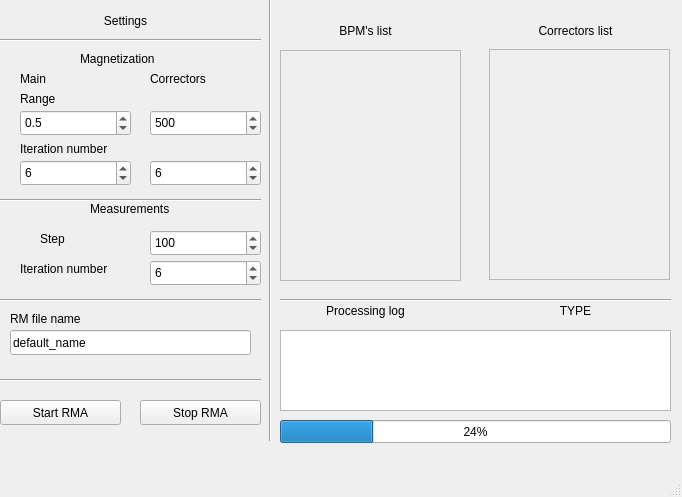
<?xml version="1.0" encoding="UTF-8"?>
<ui version="4.0">
 <class>MainWindow</class>
 <widget class="QMainWindow" name="MainWindow">
  <property name="geometry">
   <rect>
    <x>0</x>
    <y>0</y>
    <width>682</width>
    <height>497</height>
   </rect>
  </property>
  <property name="windowTitle">
   <string>MainWindow</string>
  </property>
  <widget class="QWidget" name="centralwidget">
   <widget class="QLabel" name="label">
    <property name="geometry">
     <rect>
      <x>10</x>
      <y>10</y>
      <width>231</width>
      <height>21</height>
     </rect>
    </property>
    <property name="text">
     <string>Settings</string>
    </property>
    <property name="alignment">
     <set>Qt::AlignCenter</set>
    </property>
   </widget>
   <widget class="QProgressBar" name="progress_bar">
    <property name="geometry">
     <rect>
      <x>280</x>
      <y>420</y>
      <width>391</width>
      <height>23</height>
     </rect>
    </property>
    <property name="value">
     <number>24</number>
    </property>
   </widget>
   <widget class="QLabel" name="label_2">
    <property name="geometry">
     <rect>
      <x>20</x>
      <y>90</y>
      <width>111</width>
      <height>17</height>
     </rect>
    </property>
    <property name="text">
     <string>Range</string>
    </property>
   </widget>
   <widget class="Line" name="line">
    <property name="geometry">
     <rect>
      <x>260</x>
      <y>-10</y>
      <width>20</width>
      <height>451</height>
     </rect>
    </property>
    <property name="orientation">
     <enum>Qt::Vertical</enum>
    </property>
   </widget>
   <widget class="QSpinBox" name="mag_range_cor">
    <property name="geometry">
     <rect>
      <x>150</x>
      <y>110</y>
      <width>111</width>
      <height>26</height>
     </rect>
    </property>
    <property name="maximum">
     <number>1000</number>
    </property>
    <property name="singleStep">
     <number>100</number>
    </property>
    <property name="value">
     <number>500</number>
    </property>
   </widget>
   <widget class="QLabel" name="label_3">
    <property name="geometry">
     <rect>
      <x>20</x>
      <y>140</y>
      <width>111</width>
      <height>17</height>
     </rect>
    </property>
    <property name="text">
     <string>Iteration number</string>
    </property>
   </widget>
   <widget class="QLabel" name="label_4">
    <property name="geometry">
     <rect>
      <x>20</x>
      <y>70</y>
      <width>111</width>
      <height>17</height>
     </rect>
    </property>
    <property name="text">
     <string>Main</string>
    </property>
   </widget>
   <widget class="QLabel" name="label_5">
    <property name="geometry">
     <rect>
      <x>150</x>
      <y>70</y>
      <width>111</width>
      <height>17</height>
     </rect>
    </property>
    <property name="text">
     <string>Correctors</string>
    </property>
   </widget>
   <widget class="QLabel" name="label_6">
    <property name="geometry">
     <rect>
      <x>80</x>
      <y>50</y>
      <width>111</width>
      <height>17</height>
     </rect>
    </property>
    <property name="text">
     <string>Magnetization</string>
    </property>
   </widget>
   <widget class="QSpinBox" name="mag_iter_main">
    <property name="geometry">
     <rect>
      <x>20</x>
      <y>160</y>
      <width>111</width>
      <height>26</height>
     </rect>
    </property>
    <property name="maximum">
     <number>10</number>
    </property>
    <property name="singleStep">
     <number>1</number>
    </property>
    <property name="value">
     <number>6</number>
    </property>
   </widget>
   <widget class="QSpinBox" name="mag_iter_cor">
    <property name="geometry">
     <rect>
      <x>150</x>
      <y>160</y>
      <width>111</width>
      <height>26</height>
     </rect>
    </property>
    <property name="maximum">
     <number>10</number>
    </property>
    <property name="singleStep">
     <number>1</number>
    </property>
    <property name="value">
     <number>6</number>
    </property>
   </widget>
   <widget class="QLabel" name="label_7">
    <property name="geometry">
     <rect>
      <x>90</x>
      <y>200</y>
      <width>111</width>
      <height>17</height>
     </rect>
    </property>
    <property name="text">
     <string>Measurements</string>
    </property>
   </widget>
   <widget class="QLabel" name="label_8">
    <property name="geometry">
     <rect>
      <x>40</x>
      <y>230</y>
      <width>41</width>
      <height>17</height>
     </rect>
    </property>
    <property name="text">
     <string>Step</string>
    </property>
   </widget>
   <widget class="QSpinBox" name="rma_step">
    <property name="geometry">
     <rect>
      <x>150</x>
      <y>230</y>
      <width>111</width>
      <height>26</height>
     </rect>
    </property>
    <property name="maximum">
     <number>1000</number>
    </property>
    <property name="singleStep">
     <number>100</number>
    </property>
    <property name="value">
     <number>100</number>
    </property>
   </widget>
   <widget class="QSpinBox" name="rma_iter">
    <property name="geometry">
     <rect>
      <x>150</x>
      <y>260</y>
      <width>111</width>
      <height>26</height>
     </rect>
    </property>
    <property name="maximum">
     <number>10</number>
    </property>
    <property name="singleStep">
     <number>1</number>
    </property>
    <property name="value">
     <number>6</number>
    </property>
   </widget>
   <widget class="QLabel" name="label_9">
    <property name="geometry">
     <rect>
      <x>20</x>
      <y>260</y>
      <width>111</width>
      <height>17</height>
     </rect>
    </property>
    <property name="text">
     <string>Iteration number</string>
    </property>
   </widget>
   <widget class="QFrame" name="frame">
    <property name="geometry">
     <rect>
      <x>280</x>
      <y>50</y>
      <width>181</width>
      <height>231</height>
     </rect>
    </property>
    <property name="frameShape">
     <enum>QFrame::StyledPanel</enum>
    </property>
    <property name="frameShadow">
     <enum>QFrame::Raised</enum>
    </property>
   </widget>
   <widget class="QFrame" name="frame_2">
    <property name="geometry">
     <rect>
      <x>489</x>
      <y>49</y>
      <width>181</width>
      <height>231</height>
     </rect>
    </property>
    <property name="frameShape">
     <enum>QFrame::StyledPanel</enum>
    </property>
    <property name="frameShadow">
     <enum>QFrame::Raised</enum>
    </property>
   </widget>
   <widget class="QLabel" name="label_10">
    <property name="geometry">
     <rect>
      <x>280</x>
      <y>20</y>
      <width>171</width>
      <height>21</height>
     </rect>
    </property>
    <property name="text">
     <string>BPM's list</string>
    </property>
    <property name="alignment">
     <set>Qt::AlignCenter</set>
    </property>
   </widget>
   <widget class="QLabel" name="label_11">
    <property name="geometry">
     <rect>
      <x>490</x>
      <y>20</y>
      <width>171</width>
      <height>21</height>
     </rect>
    </property>
    <property name="text">
     <string>Correctors list</string>
    </property>
    <property name="alignment">
     <set>Qt::AlignCenter</set>
    </property>
   </widget>
   <widget class="QPushButton" name="btn_start_rma">
    <property name="geometry">
     <rect>
      <x>0</x>
      <y>400</y>
      <width>121</width>
      <height>25</height>
     </rect>
    </property>
    <property name="text">
     <string>Start RMA</string>
    </property>
   </widget>
   <widget class="QPushButton" name="btn_stop_rma">
    <property name="geometry">
     <rect>
      <x>140</x>
      <y>400</y>
      <width>121</width>
      <height>25</height>
     </rect>
    </property>
    <property name="text">
     <string>Stop RMA</string>
    </property>
   </widget>
   <widget class="QTextEdit" name="textEdit">
    <property name="geometry">
     <rect>
      <x>280</x>
      <y>330</y>
      <width>391</width>
      <height>81</height>
     </rect>
    </property>
   </widget>
   <widget class="Line" name="line_2">
    <property name="geometry">
     <rect>
      <x>280</x>
      <y>290</y>
      <width>391</width>
      <height>20</height>
     </rect>
    </property>
    <property name="orientation">
     <enum>Qt::Horizontal</enum>
    </property>
   </widget>
   <widget class="QLabel" name="label_12">
    <property name="geometry">
     <rect>
      <x>280</x>
      <y>300</y>
      <width>171</width>
      <height>21</height>
     </rect>
    </property>
    <property name="text">
     <string>Processing log</string>
    </property>
    <property name="alignment">
     <set>Qt::AlignCenter</set>
    </property>
   </widget>
   <widget class="QLabel" name="label_13">
    <property name="geometry">
     <rect>
      <x>10</x>
      <y>310</y>
      <width>111</width>
      <height>17</height>
     </rect>
    </property>
    <property name="text">
     <string>RM file name</string>
    </property>
   </widget>
   <widget class="QLineEdit" name="rm_name">
    <property name="geometry">
     <rect>
      <x>10</x>
      <y>330</y>
      <width>241</width>
      <height>25</height>
     </rect>
    </property>
    <property name="text">
     <string>default_name</string>
    </property>
   </widget>
   <widget class="Line" name="line_3">
    <property name="geometry">
     <rect>
      <x>0</x>
      <y>190</y>
      <width>261</width>
      <height>20</height>
     </rect>
    </property>
    <property name="orientation">
     <enum>Qt::Horizontal</enum>
    </property>
   </widget>
   <widget class="Line" name="line_4">
    <property name="geometry">
     <rect>
      <x>0</x>
      <y>30</y>
      <width>261</width>
      <height>20</height>
     </rect>
    </property>
    <property name="orientation">
     <enum>Qt::Horizontal</enum>
    </property>
   </widget>
   <widget class="Line" name="line_5">
    <property name="geometry">
     <rect>
      <x>0</x>
      <y>290</y>
      <width>261</width>
      <height>20</height>
     </rect>
    </property>
    <property name="orientation">
     <enum>Qt::Horizontal</enum>
    </property>
   </widget>
   <widget class="Line" name="line_6">
    <property name="geometry">
     <rect>
      <x>0</x>
      <y>370</y>
      <width>261</width>
      <height>20</height>
     </rect>
    </property>
    <property name="orientation">
     <enum>Qt::Horizontal</enum>
    </property>
   </widget>
   <widget class="QLabel" name="label_type">
    <property name="geometry">
     <rect>
      <x>490</x>
      <y>300</y>
      <width>171</width>
      <height>21</height>
     </rect>
    </property>
    <property name="text">
     <string>TYPE</string>
    </property>
    <property name="alignment">
     <set>Qt::AlignCenter</set>
    </property>
   </widget>
   <widget class="QDoubleSpinBox" name="mag_range_main">
    <property name="geometry">
     <rect>
      <x>20</x>
      <y>110</y>
      <width>111</width>
      <height>26</height>
     </rect>
    </property>
    <property name="decimals">
     <number>1</number>
    </property>
    <property name="maximum">
     <double>10.000000000000000</double>
    </property>
    <property name="singleStep">
     <double>0.100000000000000</double>
    </property>
    <property name="value">
     <double>0.500000000000000</double>
    </property>
   </widget>
  </widget>
  <widget class="QMenuBar" name="menubar">
   <property name="geometry">
    <rect>
     <x>0</x>
     <y>0</y>
     <width>682</width>
     <height>22</height>
    </rect>
   </property>
  </widget>
  <widget class="QStatusBar" name="statusbar"/>
 </widget>
 <resources/>
 <connections/>
</ui>
